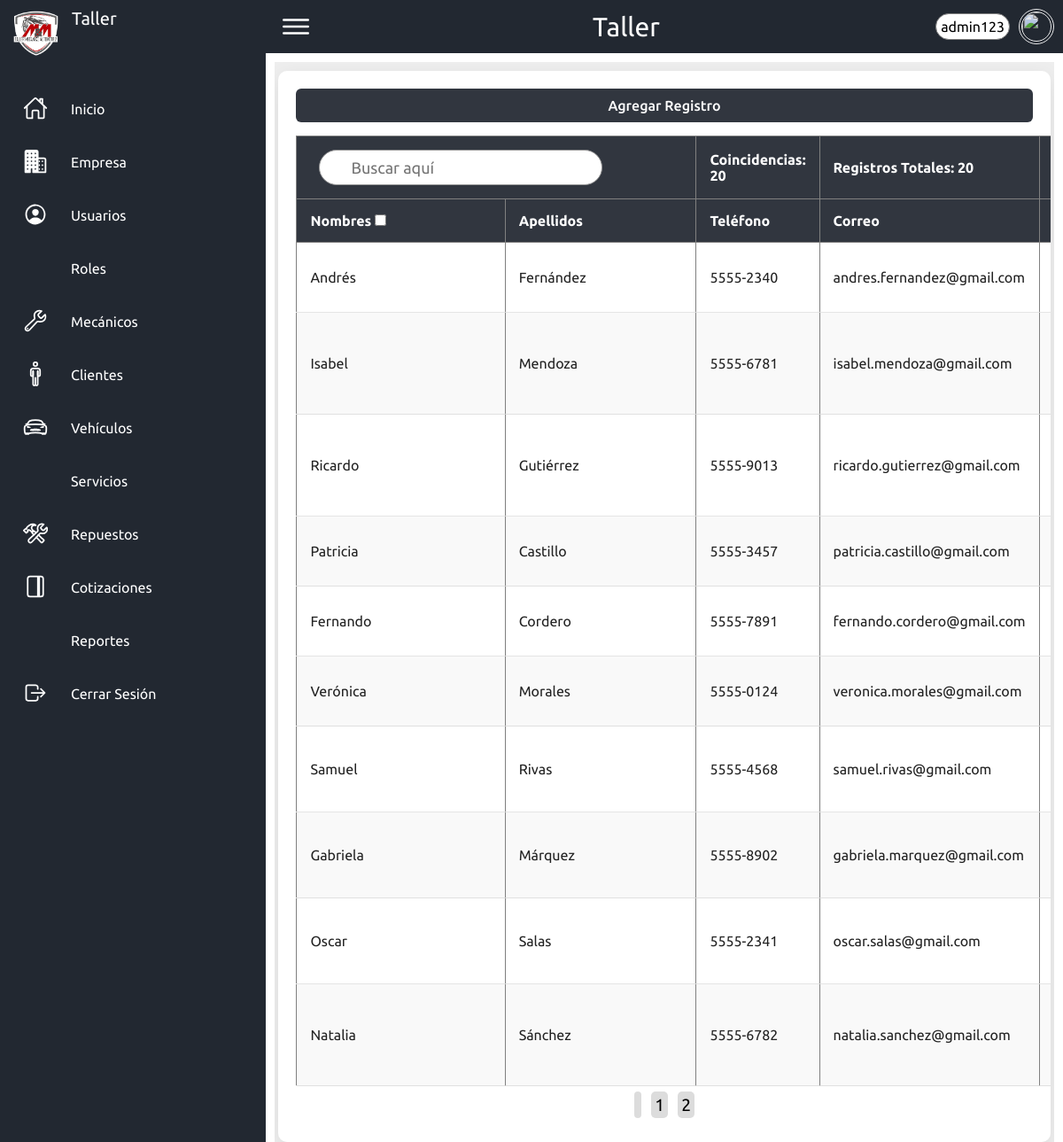
Page /paginas/clientes.php?pagina=2 (signed in) on the committed database.
### tables this page shows
CREATE TABLE `empresa` (
  `id_empresa` int(11) NOT NULL,
  `nombre` varchar(50) NOT NULL,
  `celular` varchar(9) DEFAULT '0000-0000',
  `fijo` varchar(9) DEFAULT '0000-0000',
  `direccion` text NOT NULL DEFAULT 'Sin Información',
  `logo` text DEFAULT '../img/logos/logo.png',
  `correo` varchar(75) DEFAULT 'correo@gmail.com',
  `slogan` text DEFAULT 'Sin Información'
);

CREATE TABLE `clientes` (
  `id_cliente` int(11) NOT NULL,
  `nombres` varchar(100) NOT NULL,
  `apellidos` varchar(50) NOT NULL,
  `telefono` varchar(9) NOT NULL,
  `correo` varchar(65) NOT NULL,
  `direccion` varchar(255) DEFAULT '"Sin Información"'
);

### sesiones/sesionstart.php (called while the page is built, shortened)
<?php
if ($_SESSION['nivel']<=2) {
    $clase="basic";
}elseif ($_SESSION['nivel']>=3 AND $_SESSION['nivel']<5) {
    $clase="medium";
}elseif ($_SESSION['nivel']==5) {
     $clase="premium";
}
 ?>

### database/extrasConsultas.php (called while the page is built, shortened)
<?php
function obtenerEmpresa() {
	$llave=conectarse();
	$sql = "SELECT * FROM empresa";
	$ejecutarConsulta = $llave->query($sql);
	$datos=$ejecutarConsulta->fetch_assoc();
	return $datos;
}
 ?>

### database/clientesConsultas.php (the view, shortened to what this page needs)
	<?php
function mostrarClientes($clase, $limite, $inicio) {
	$llave = conectarse();
    $buscar = isset($_SESSION['buscar']) ? $_SESSION['buscar'] : '';
    $consultaTotal = "SELECT COUNT(*) as total FROM clientes WHERE nombres LIKE '%$buscar%' OR apellidos LIKE '%$buscar%'";
    $resultadoTotal = $llave->query($consultaTotal);
    $totalRegistros = $resultadoTotal->fetch_assoc()['total'];
    $consultaTotal2 = "SELECT COUNT(*) as total FROM clientes";
    $resultadoTotal2 = $llave->query($consultaTotal2);
    $totalRegistros2 = $resultadoTotal2->fetch_assoc()['total'];
    $consulta = "SELECT * FROM clientes WHERE nombres LIKE '%$buscar%' OR apellidos LIKE '%$buscar%' LIMIT $inicio, $limite";
    $ejecutarConsulta = $llave->query($consulta);
	?>
<div class="table-container">
	<a href='clientes.php?forminsert=si'><button class='btn-add <?php echo $clase ?>'>Agregar Registro</button></a>
    <table border="1" class="styled-table">
    	<thead class="<?php echo $clase ?>">
        		<tr>
        			<th colspan="2">
        				<div class="search">
        					<form method="POST">
						        <label>
						            <input type="text" id="buscar" name="buscar" placeholder="Buscar aquí" onkeyup="buscarDinamico(this.value)" on>
						            <ion-icon name="search-outline"></ion-icon>
						        </label>
        					</form>
					    </div>
					</th>
					<th>
						<span>Coincidencias: <?php echo $totalRegistros; ?></span>
        			</th>
        			<th>
        				<span>Registros Totales: <?php echo $totalRegistros2; ?></span>
        			</th>
        			<th colspan="7">
        			</th>
        		</tr>
        	</thead>
        <thead class="<?php echo $clase ?>">
            <tr>
                <th>Nombres <input type="checkbox" name="order"></th>
                <th>Apellidos</th>
                <th>Teléfono</th>
                <th>Correo</th>
                <th>Dirección</th>
            </tr>
        </thead>
        <tbody>
        <?php
		while ($datos = $ejecutarConsulta->fetch_assoc()) {
		    echo "
		        <tr>
		            <td>" . $datos["nombres"] . "</td>
		            <td>" . $datos["apellidos"] . "</td>
		            <td>" . $datos["telefono"] . "</td>
		            <td>" . $datos["correo"] . "</td>
		            <td>" . $datos["direccion"] . "</td>";
		           	echo "
		            <td><a class='btn-edit' href='clientes.php?forminsert=si&&actualizar=si&&id=" . $datos["id_cliente"] . "'>Editar</a></td>
		        </tr>";
		}
        ?>
        </tbody>
    </table>
        <div id="paginador">
            <?php
            $totalPaginas = ceil($totalRegistros / $limite);
            $pagActual = isset($_GET['pagina']) ? (int)$_GET['pagina'] : 1;
            if ($pagActual > 1) {
			    echo "<a href='clientes.php?pagina=1' class='btn-pagina $clase'><iconify-icon icon='octicon:move-to-start-16'></iconify-icon></a>";
			}
            $rango = 4;
            $inicio = max(1, $pagActual - $rango);
            $fin = min($totalPaginas, $pagActual + $rango);
            for ($i = $inicio; $i <= $fin; $i++) {
			    if ($i == $pagActual) {
			        echo "<a href='clientes.php?pagina=$i' class='btn-pagina $clase active'>$i</a>";
			    } else {
			        echo "<a href='clientes.php?pagina=$i' class='btn-pagina $clase'>$i</a>";
			    }
			}
            ?>
        </div>
</div>
<?php
}
 ?>

### complementos/sidebar.php (shortened to what this page needs)
<?php
   include '../database/extrasConsultas.php';
   $datos=obtenerEmpresa();
?>
   <div class="container">
       <div class="navigation <?php echo "$clase";?>">
           <ul>
               <li>
                   <a href="index.php" data-page="index">
                       <span class="icon">
                           <img src="<?php echo $datos['logo']; ?>">
                       </span>
                       <span class="title name"><?php echo $datos['nombre']; ?></span>
                   </a>
               </li>
               <li>
                   <a href="index.php" data-page="index">
                       <span class="icon">
                           <ion-icon name="home-outline"></ion-icon>
                       </span>
                       <span class="title">Inicio</span>
                   </a>
               </li>
                <?php
                   if ($_SESSION['nivel']==5) {
               ?>
                       <li>
                           <a href="empresa.php" data-page="customers">
                               <span class="icon">
                                   <ion-icon name="business"></ion-icon>
                               </span>
                               <span class="title">Empresa</span>
                           </a>
                       </li>
               <?php
                   }
               ?>
               <?php
                   if ($_SESSION['nivel']>2) {
                      ?>
                       <li class="<?php $claseAcceso = (isset($_SESSION['accesos']['usuarios']) && $_SESSION['accesos']['usuarios'] == 1) ? 'notaccess' : ''; echo $claseAcceso;?>">
                           <a href="usuarios.php" data-page="customers">
                               <span class="icon">
                                   <ion-icon name="person-circle-outline"></ion-icon>
                               </span>
                               <span class="title">Usuarios</span>
                           </a>
                       </li>
                        <?php
                       if ($_SESSION['nivel']==5) {
                           ?>
                       <li>
                           <a href="roles.php" data-page="customers">
                               <span class="icon">
                               </span>
                               <span class="title">Roles</span>
                           </a>
                       </li>
                      <?php
                       }
                   }
                ?>
               <li class="<?php $claseAcceso = (isset($_SESSION['accesos']['mecanicos']) && $_SESSION['accesos']['mecanicos'] == 1) ? 'notaccess' : ''; echo $claseAcceso;?>">
                   <a href="mecanicos.php" data-page="customers">
                       <span class="icon">
                           <ion-icon name="build-outline"></ion-icon>
                       </span>
                       <span class="title">Mecánicos</span>
                   </a>
               </li>
               <li class="<?php $claseAcceso = (isset($_SESSION['accesos']['clientes']) && $_SESSION['accesos']['clientes'] == 1) ? 'notaccess' : ''; echo $claseAcceso;?>">
                   <a href="clientes.php" data-page="messages">
                       <span class="icon">
                           <ion-icon name="man-outline"></ion-icon>
                       </span>
                       <span class="title">Clientes</span>
                   </a>
               </li>
               <li class="<?php $claseAcceso = (isset($_SESSION['accesos']['vehiculos']) && $_SESSION['accesos']['vehiculos'] == 1) ? 'notaccess' : ''; echo $claseAcceso;?>">
                   <a href="vehiculos.php" data-page="help">
                       <span class="icon">
                           <ion-icon name="car-sport-outline"></ion-icon>
                       </span>
                       <span class="title">Vehículos</span>
                   </a>
               </li>
               <li class="<?php $claseAcceso = (isset($_SESSION['accesos']['servicios']) && $_SESSION['accesos']['servicios'] == 1) ? 'notaccess' : ''; echo $claseAcceso;?>">
                   <a href="servicios.php" data-page="settings">
                       <span class="icon">
                       </span>
                       <span class="title">Servicios</span>
                   </a>
               </li>
               <li class="<?php $claseAcceso = (isset($_SESSION['accesos']['repuestos']) && $_SESSION['accesos']['repuestos'] == 1) ? 'notaccess' : ''; echo $claseAcceso;?>">
                   <a href="repuestos.php" data-page="password">
                       <span class="icon">
                           <ion-icon name="construct-outline"></ion-icon>
                       </span>
                       <span class="title">Repuestos</span>
                   </a>
               </li>
               <li class="<?php $claseAcceso = (isset($_SESSION['accesos']['cotizaciones']) && $_SESSION['accesos']['cotizaciones'] == 1) ? 'notaccess' : ''; echo $claseAcceso;?>">
                   <a href="cotizaciones.php" data-page="password">
                       <span class="icon">
                           <ion-icon name="journal-outline"></ion-icon>
                       </span>
                       <span class="title">Cotizaciones</span>
                   </a>
               </li>
               <li class="<?php $claseAcceso = (isset($_SESSION['accesos']['reportes']) && $_SESSION['accesos']['reportes'] == 1) ? 'notaccess' : ''; echo $claseAcceso;?>">
                   <a href="reportes.php" data-page="password">
                       <span class="icon">
                       </span>
                       <span class="title">Reportes</span>
                   </a>
               </li>
               <li>
                   <a href="../sesiones/sesionclose.php?salir=0">
                       <span class="icon">
                           <ion-icon name="log-out-outline"></ion-icon>
                       </span>
                       <span class="title">Cerrar Sesión</span>
                   </a>
               </li>
           </ul>
       </div>
   </div>

### complementos/topbar.php (shortened to what this page needs)
<div class="topbar <?php
    if ($_SESSION['nivel']<=2) {
        $clase="basic";
    }elseif ($_SESSION['nivel']>=3 AND $_SESSION['nivel']<5) {
        $clase="medium";
    }elseif ($_SESSION['nivel']==5) {
         $clase="premium";
    }echo "$clase";?>">
    <div class="toggle">
        <ion-icon name="menu-outline" style="color: #FFFFFF;"></ion-icon>
    </div>
    <div class='logo-center'>
        <span class='title'><?php echo $datos['nombre'] ?></span>
    </div>
    <div class="user">
        <label for="user-menu-toggle">
            <span class="user-text"><?php echo $_SESSION['username'] ?></span>
            <img src="<?php echo $_SESSION['foto'] ?>" alt="">
        </label>
    </div>
</div>

### estilos/style.css (style rules this page uses)
* { font-family: "Ubuntu", sans-serif; margin: 0; padding: 0; box-sizing: border-box; }
:root { --blue: #2a2185; --white: #fff; --gray: #f5f5f5; --black1: #222; --black2: #999; --premium: #222831; --medium: #39494C; --basic: #738988; }
body { min-height: 100vh; overflow-x: hidden; }
.container { position: relative; width: 100%; }
.navigation { position: fixed; width: 300px; height: 100%; background: var(--premium); border-left: 10px solid var(--premium); transition: 0.5s; overflow: hidden; }
.toggle { cursor: pointer; }
.navigation ul { position: absolute; top: 0; left: 0; width: 100%; }
.navigation ul li { position: relative; width: 100%; list-style: none; border-top-left-radius: 30px; border-bottom-left-radius: 30px; }
.navigation ul li:nth-child(1) { margin-bottom: 25px; pointer-events: none; }
.navigation ul li a { position: relative; display: block; width: 100%; display: flex; text-decoration: none; color: var(--white); }
.navigation ul li a .icon { position: relative; display: block; min-width: 60px; height: 60px; line-height: 75px; text-align: center; }
.navigation ul li a .icon ion-icon, .navigation ul li a .icon iconify-icon { font-size: 1.75rem; }
.navigation ul li a .title { position: relative; display: block; padding: 0 10px; height: 60px; line-height: 60px; text-align: start; white-space: nowrap; }
.navigation ul li a .title.name { font-size: 20px; margin: 7.5px; margin-bottom: 0; width: 220px; margin-left: 0px; white-space: normal; word-wrap: break-word; line-height: 1.3; }
.navigation ul li .icon img { width: 55px; margin: 10px 3px; }
.topbar { width: 100%; height: 60px; display: flex; justify-content: space-between; align-items: center; background: var(--premium); padding: 0 10px; }
.toggle { position: relative; width: 60px; height: 60px; display: flex; justify-content: center; align-items: center; font-size: 2.5rem; cursor: pointer; }
.logo-center { display: flex; justify-content: center; align-items: center; width: 100%; height: 60px; margin: 0 auto; position: relative; }
.logo-center .title { color: white; font-size: 30px; padding: 5px 20px; margin: 0; white-space: nowrap; }
.search { position: relative; width: 400px; margin: 0 10px; }
.search label { position: relative; width: 100%; }
.search label input { width: 80%; height: 40px; border-radius: 40px; padding: 5px 10px; padding-left: 35px; font-size: 18px; outline: none; border: 1px solid var(--black2); }
.search label ion-icon { position: absolute; top: 0; left: 10px; font-size: 1.2rem; }
.user { display: flex; align-items: center; position: relative; }
.user label { display: flex; align-items: center; cursor: pointer; }
.user img { width: 40px; height: 40px; border-radius: 50%; border: 4px white double; opacity: 90%; object-fit: cover; transition: all 0.3s ease; }
.user-text { margin-right: 10px; background: white; border:1px solid gray; border-radius: 15px; color: black; padding: 5px; }
.table-container { padding: 20px; width: 99%; margin: 10px auto; background: var(--white); border-radius: 10px; box-shadow: 0 7px 25px rgba(0, 0, 0, 0.08); position: relative; overflow-x: auto; }
a .btn-add, .form-content .btn-form.btn-form input[type="button"].btn-add { background-color: #31363F; width: 100%; color: var(--white); border: none; border-radius: 6px; padding: 10px 20px; font-size: 16px; font-weight: 500; cursor: pointer; margin-bottom: 15px; transition: background-color 0.3s; }
.styled-table { width: 100%; border-collapse: collapse; margin: 0; font-size: 16px; color: var(--black1); table-layout: auto; }
.styled-table thead { background: #31363F; color: var(--white); }
.styled-table thead th { padding: 15px; text-align: left; font-weight: 600; }
.styled-table tbody tr { border-bottom: 1px solid rgba(0, 0, 0, 0.1); }
.styled-table tbody tr:nth-child(even) { background: #f9f9f9; }
.styled-table tbody td { padding: 12px 15px; }
.table-container #paginador { width: auto; font-size: 1.2em; text-align: center; margin: 10px auto; }
.table-container #paginador a { text-decoration: none; margin: 0.3em; color: black; width: 20px; background: gainsboro; border-radius: 5px; padding: 0.2em; text-align: left; }

### rows in the picture
empresa: logo (picture), nombre "Taller"
clientes: nombres "Andrés", apellidos "Fernández", telefono "5555-2340", correo "andres.fernandez@gmail.com"
clientes: nombres "Isabel", apellidos "Mendoza", telefono "5555-6781", correo "isabel.mendoza@gmail.com"
clientes: nombres "Ricardo", apellidos "Gutiérrez", telefono "5555-9013", correo "ricardo.gutierrez@gmail.com"
clientes: nombres "Patricia", apellidos "Castillo", telefono "5555-3457", correo "patricia.castillo@gmail.com"
clientes: nombres "Fernando", apellidos "Cordero", telefono "5555-7891", correo "fernando.cordero@gmail.com"
clientes: nombres "Verónica", apellidos "Morales", telefono "5555-0124", correo "veronica.morales@gmail.com"
clientes: nombres "Samuel", apellidos "Rivas", telefono "5555-4568", correo "samuel.rivas@gmail.com"
clientes: nombres "Gabriela", apellidos "Márquez", telefono "5555-8902", correo "gabriela.marquez@gmail.com"
clientes: nombres "Oscar", apellidos "Salas", telefono "5555-2341", correo "oscar.salas@gmail.com"
clientes: nombres "Natalia", apellidos "Sánchez", telefono "5555-6782", correo "natalia.sanchez@gmail.com"

### other values in the picture
$_SESSION['username'] "admin123"
$totalRegistros "20"
$totalRegistros2 "20"
